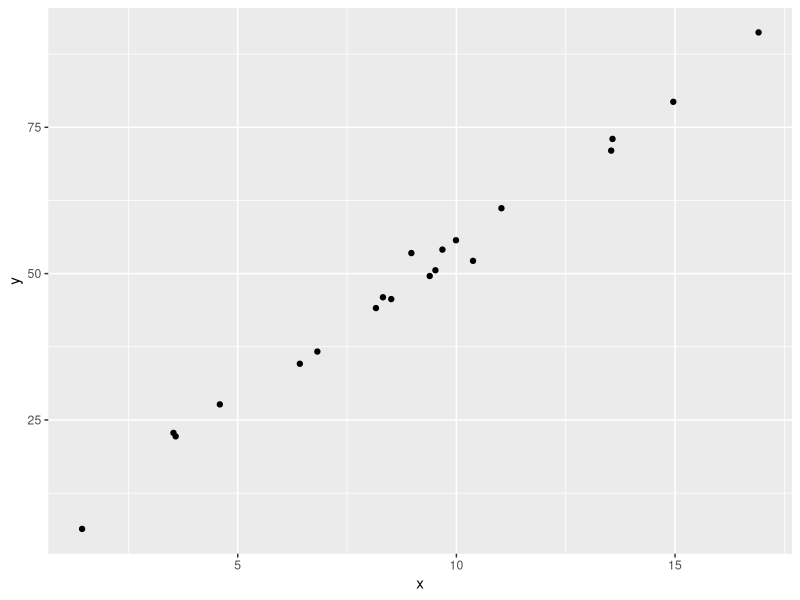
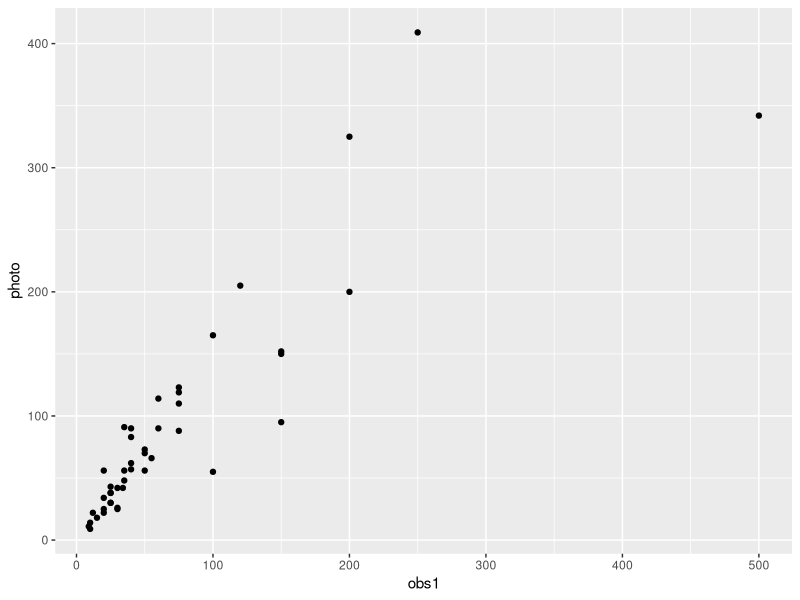
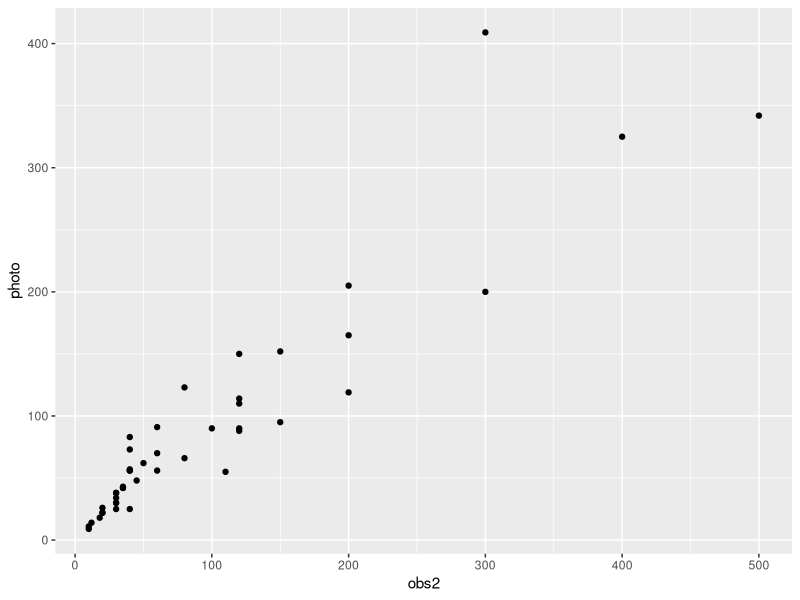
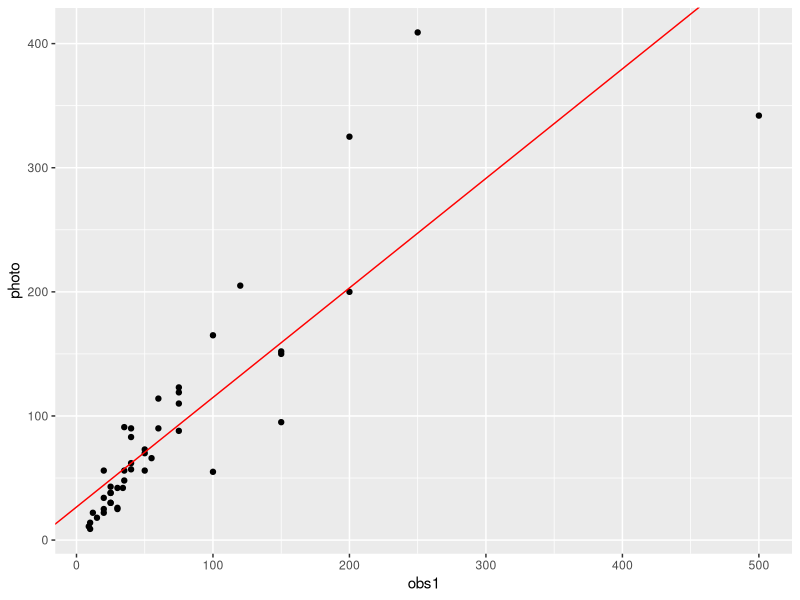

These figures' R source, in order:
## ---- chunk 1
knitr::opts_chunk$set(
  echo = FALSE,
  fig.align = "center")
library(tidyverse)
## ---- chunk 2
x <- c(6.82, 1.44, 9.39,  8.51, 10.38,  4.59, 14.96,  9.68, 13.54,  6.42, 11.03,  
       3.53, 16.91,  9.52,  8.16,  8.97,  8.32,  3.58, 13.57,  9.99)
y <- c(36.69, 6.39, 49.59, 45.65, 52.18, 27.66, 79.35, 54.10, 71.01, 34.60, 61.17, 
       22.79, 91.20, 50.57, 44.11, 53.51, 45.96, 22.20, 73.01, 55.70)
## ---- chunk 3
df <- data.frame(x, y)
g <- ggplot(df, aes(x, y)) + geom_point()
print(g)
## ---- chunk 4
cor(x, y)
## ---- chunk 5
fit <- lm(y ~ x)
fit$coefficients
## ---- chunk 6
fit$coefficients[1] + fit$coefficients[2]*13
## ---- chunk 7
df <- read_tsv("snowgeese.tsv")
ggplot(df, aes(obs1, photo)) + geom_point()
ggplot(df, aes(obs2, photo)) + geom_point()
## ---- chunk 8
fit1 <- lm(photo ~ obs1, data = df)
ggplot(df, aes(obs1, photo)) + 
  geom_point() +
  geom_abline(intercept = fit1$coefficients[1], slope = fit1$coefficients[2], color = "red")
## ---- chunk 9
fit2 <- lm(photo ~ obs2, data = df)
fit2$coefficients[1] + fit2$coefficients[2]*55
